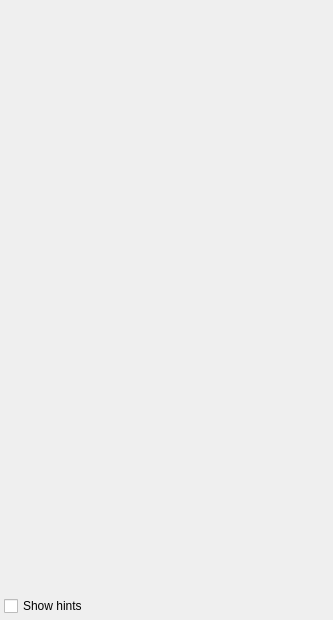
<?xml version="1.0" encoding="UTF-8"?>
<ui version="4.0">
 <class>ViewerWidget</class>
 <widget class="QWidget" name="ViewerWidget">
  <property name="enabled">
   <bool>true</bool>
  </property>
  <property name="geometry">
   <rect>
    <x>0</x>
    <y>0</y>
    <width>333</width>
    <height>620</height>
   </rect>
  </property>
  <property name="sizePolicy">
   <sizepolicy hsizetype="Minimum" vsizetype="Minimum">
    <horstretch>0</horstretch>
    <verstretch>0</verstretch>
   </sizepolicy>
  </property>
  <property name="maximumSize">
   <size>
    <width>16777215</width>
    <height>16777215</height>
   </size>
  </property>
  <property name="windowTitle">
   <string>Form</string>
  </property>
  <layout class="QGridLayout" name="gridLayout">
   <property name="sizeConstraint">
    <enum>QLayout::SetDefaultConstraint</enum>
   </property>
   <property name="leftMargin">
    <number>0</number>
   </property>
   <property name="topMargin">
    <number>0</number>
   </property>
   <property name="rightMargin">
    <number>0</number>
   </property>
   <property name="bottomMargin">
    <number>0</number>
   </property>
   <property name="spacing">
    <number>0</number>
   </property>
   <item row="3" column="0">
    <widget class="ViewerWidget" name="viewerWidget" native="true">
     <property name="sizePolicy">
      <sizepolicy hsizetype="Preferred" vsizetype="Preferred">
       <horstretch>0</horstretch>
       <verstretch>1</verstretch>
      </sizepolicy>
     </property>
    </widget>
   </item>
   <item row="4" column="0">
    <layout class="QHBoxLayout" name="controlsHorizontalLayout">
     <property name="leftMargin">
      <number>4</number>
     </property>
     <property name="topMargin">
      <number>4</number>
     </property>
     <property name="rightMargin">
      <number>4</number>
     </property>
     <property name="bottomMargin">
      <number>4</number>
     </property>
     <item>
      <widget class="QCheckBox" name="showHintsCheckBox">
       <property name="text">
        <string>Show hints</string>
       </property>
      </widget>
     </item>
    </layout>
   </item>
  </layout>
 </widget>
 <customwidgets>
  <customwidget>
   <class>ViewerWidget</class>
   <extends>QWidget</extends>
   <header>ViewerWidget.h</header>
   <container>1</container>
  </customwidget>
 </customwidgets>
 <resources/>
 <connections/>
</ui>
